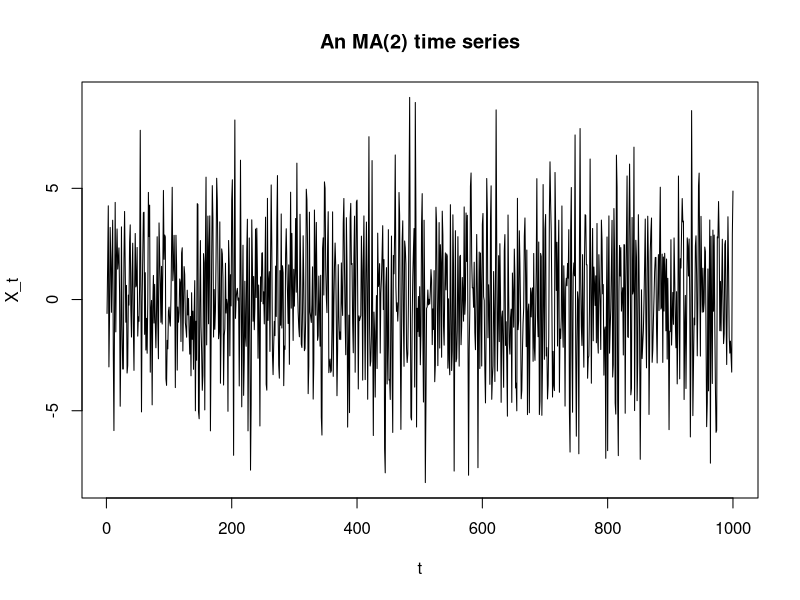

Write R code to recreate this figure.
b1 = 0.8
b2 = -0.6
set.seed(001)
ma2 = arima.sim(list(ma = c(b1, b2)), n = 1000, sd = 2)
plot(ma2, xlab = 't', ylab = 'X_t', main =
       'An MA(2) time series')